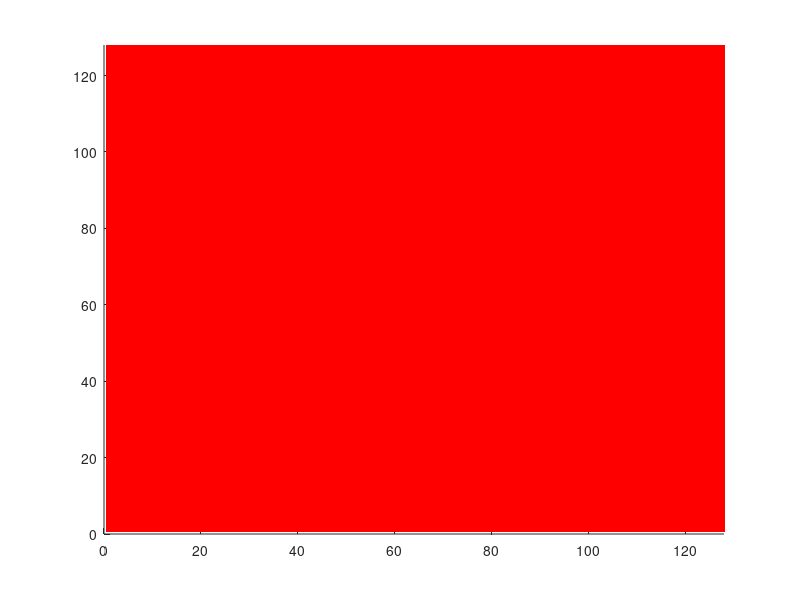

Source code (MATLAB): (Note: this script raises an error after producing the figure.)
%forestFire 1

timeSteps = 10000;
areaSize = 128;

f = 0.05;
p = 0.01;

area = zeros(areaSize, areaSize);
mapBurn = [1 1 1; 1 0 0; 0 1 0];
colormap(mapBurn);
plot1 = imagesc('CData',area);
xlim([0 areaSize]);
ylim([0 areaSize]);


t = 0;
while(t<timeSteps)
    t = t+1;
    
    area = TreeGrowth(area, p);
    set(plot1, 'CData', area);
    drawnow
    
    area = BurnDown(area, f);
    
    if(sum(area(:) == 1) ~= 0)
        set(plot1, 'CData', area);
        drawnow
    end
    
    area(area==1) = 0;  
    
    
end